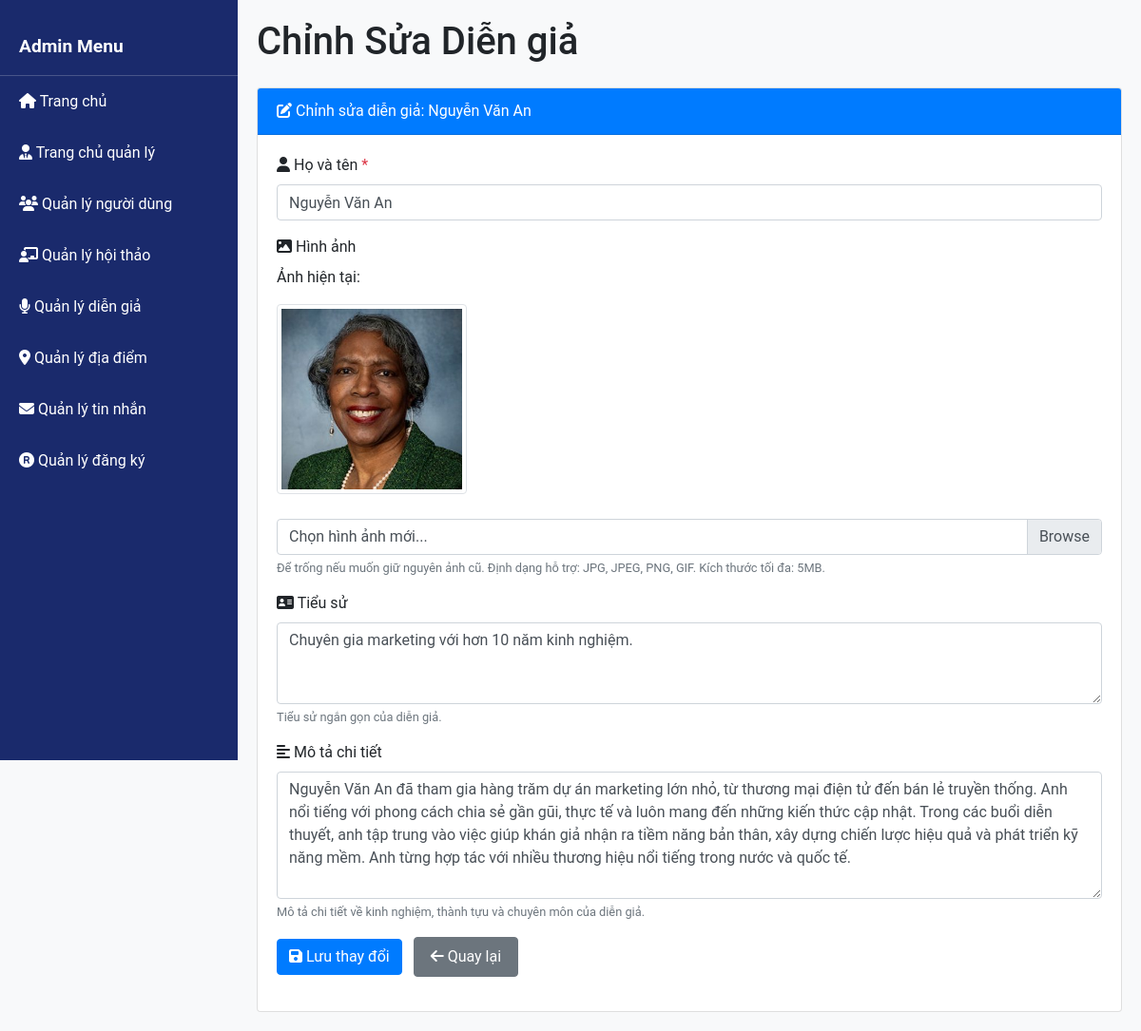
The app's page /layouts/admin_speaker_edit.php?id=1 (signed in) with its own data.
### tables this page shows
CREATE TABLE speakers (
    speaker_id INT PRIMARY KEY AUTO_INCREMENT,
    full_name VARCHAR(100) NOT NULL,
    bio TEXT,
    description TEXT,
    photo TEXT
);

### layouts/admin_speaker_edit.php (the view, shortened to what this page needs)
<?php
require_once '../config.php';
$targetDir = "../assets/images/";
$speakerId = (int)$_GET['id'];
$stmt = $conn->prepare("SELECT * FROM speakers WHERE speaker_id = :speaker_id");
$stmt->bindParam(':speaker_id', $speakerId, PDO::PARAM_INT);
$stmt->execute();
$speaker = $stmt->fetch(PDO::FETCH_ASSOC);
?>
<!DOCTYPE html>
<html lang="en">
<head>
  <link rel="stylesheet" href="https://cdn.jsdelivr.net/npm/bootstrap@4.1.3/dist/css/bootstrap.min.css">
  <link rel="stylesheet" href="../assets/css/style-admin.css">
  <link rel="stylesheet" href="../assets/css/style.css">
  <link rel="stylesheet" href="https://cdnjs.cloudflare.com/ajax/libs/font-awesome/6.4.0/css/all.min.css">
</head>
<body>
  <?php include_once './admin_sidebar.php'; ?>
  <div class="content">
    <h1 class="mb-4">Chỉnh Sửa Diễn giả</h1>
    <div class="card">
      <div class="card-header bg-primary text-white">
        <i class="fas fa-edit"></i> Chỉnh sửa diễn giả: <?php echo htmlspecialchars($speaker['full_name']); ?>
      </div>
      <div class="card-body">
        <form method="POST" action="" enctype="multipart/form-data">
          <div class="form-group">
            <label for="full_name">
              <i class="fas fa-user"></i> Họ và tên <span class="text-danger">*</span>
            </label>
            <input type="text" class="form-control" id="full_name" name="full_name" required
              value="<?php echo htmlspecialchars($speaker['full_name']); ?>">
          </div>
          <div class="form-group">
            <label for="photo">
              <i class="fas fa-image"></i> Hình ảnh
            </label>
            <?php if (!empty($speaker['photo']) && file_exists($targetDir . $speaker['photo'])): ?>
              <div class="mb-3">
                <p>Ảnh hiện tại:</p>
                <img src="<?php echo '../assets/images/' . htmlspecialchars($speaker['photo']); ?>"
                  alt="Ảnh diễn giả hiện tại" class="current-photo img-thumbnail">
              </div>
            <?php endif; ?>
            <div class="custom-file">
              <label class="custom-file-label" for="photo">Chọn hình ảnh mới...</label>
            </div>
            <small class="form-text text-muted">Để trống nếu muốn giữ nguyên ảnh cũ. Định dạng hỗ trợ: JPG, JPEG, PNG, GIF. Kích thước tối đa: 5MB.</small>
          </div>
          <div class="form-group">
            <label for="bio">
              <i class="fas fa-address-card"></i> Tiểu sử
            </label>
            <textarea class="form-control" id="bio" name="bio" rows="3"><?php echo htmlspecialchars($speaker['bio'] ?? ''); ?></textarea>
            <small class="form-text text-muted">Tiểu sử ngắn gọn của diễn giả.</small>
          </div>
          <div class="form-group">
            <label for="description">
              <i class="fas fa-align-left"></i> Mô tả chi tiết
            </label>
            <textarea class="form-control" id="description" name="description" rows="5"><?php echo htmlspecialchars($speaker['description'] ?? ''); ?></textarea>
            <small class="form-text text-muted">Mô tả chi tiết về kinh nghiệm, thành tựu và chuyên môn của diễn giả.</small>
          </div>
          <div class="form-group">
            <button type="submit" class="btn btn-primary">
              <i class="fas fa-save"></i> Lưu thay đổi
            </button>
            <a href="./admin_speakers.php" class="btn btn-secondary ml-2">
              <i class="fas fa-arrow-left"></i> Quay lại
            </a>
          </div>
        </form>
      </div>
    </div>
  </div>
</body>
</html>

### assets/css/style-admin.css (style rules this page uses)
body { font-family: "Arial", sans-serif; background-color: #f8f9fa; }
.content { margin-left: 250px; padding: 20px; }

### assets/css/style.css (style rules this page uses)
:root { --primary: #ffffff; --secondary: #1d2939; --upcoming: #008739; --date: #8d8d8d; --hover: #007bff; --font: "Roboto", sans-serif; }
body { font-family: var(--font); }
a { text-decoration: none; color: black; }
a.btn { padding: 8px 17px; }

### layouts/admin_speaker_edit.php (style rules this page uses)
.current-photo { max-height: 200px; margin-bottom: 10px; border-radius: 4px; }

### records on screen
speakers: full_name "Nguyễn Văn An", photo (picture), bio "Chuyên gia marketing với hơn 10 năm kinh nghiệm.", description "Nguyễn Văn An đã tham gia hàng trăm dự án marketing lớn nhỏ, từ thương mại điện tử đến bán lẻ truyền thống. Anh nổi tiếng với phong cách chia sẻ gần gũi, thực tế và luôn mang đến những kiến thức cập nhật. Trong các buổi diễn thuyết, anh tập trung vào việc giúp khán giả nhận ra tiềm năng bản thân, xây dựng chiến lược hiệu quả và phát triển kỹ năng mềm. Anh từng hợp tác với nhiều thương hiệu nổi tiếng trong nước và quốc tế."
